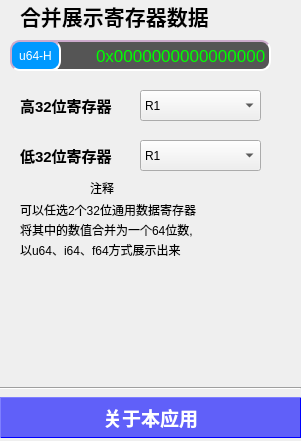
     <widget class="QWidget" name="widget_14" native="true">
      <property name="geometry">
       <rect>
        <x>560</x>
        <y>50</y>
        <width>301</width>
        <height>441</height>
       </rect>
      </property>
      <widget class="QComboBox" name="MargeLowSet_ComboBox">
       <property name="geometry">
        <rect>
         <x>140</x>
         <y>140</y>
         <width>121</width>
         <height>31</height>
        </rect>
       </property>
       <item>
        <property name="text">
         <string>R1</string>
        </property>
       </item>
       <item>
        <property name="text">
         <string>R2</string>
        </property>
       </item>
       <item>
        <property name="text">
         <string>R3</string>
        </property>
       </item>
       <item>
        <property name="text">
         <string>R4</string>
        </property>
       </item>
       <item>
        <property name="text">
         <string>R5</string>
        </property>
       </item>
       <item>
        <property name="text">
         <string>R6</string>
        </property>
       </item>
       <item>
        <property name="text">
         <string>R7</string>
        </property>
       </item>
       <item>
        <property name="text">
         <string>R8</string>
        </property>
       </item>
      </widget>
      <widget class="QLineEdit" name="DataEdit_Merge">
       <property name="geometry">
        <rect>
         <x>40</x>
         <y>40</y>
         <width>231</width>
         <height>31</height>
        </rect>
       </property>
       <property name="font">
        <font>
         <pointsize>13</pointsize>
         <weight>50</weight>
         <bold>false</bold>
        </font>
       </property>
       <property name="styleSheet">
        <string notr="true">QLineEdit{
	background-color:#555555;
	border:2px inset #ccaacc;
	border-radius:10px;
	color:rgb(0,255,0);
}</string>
       </property>
       <property name="text">
        <string>0x0000000000000000</string>
       </property>
       <property name="alignment">
        <set>Qt::AlignRight|Qt::AlignTrailing|Qt::AlignVCenter</set>
       </property>
       <property name="readOnly">
        <bool>true</bool>
       </property>
      </widget>
      <widget class="QPushButton" name="NumSysSetButton_merge">
       <property name="geometry">
        <rect>
         <x>10</x>
         <y>40</y>
         <width>51</width>
         <height>31</height>
        </rect>
       </property>
       <property name="styleSheet">
        <string notr="true">QPushButton{
	background-color:#0099ff;
	border:2px inset #ccaacc;
	border-radius:10px;
	color:rgb(255,255,255);
}

QPushButton::hover{
	background-color:#0033ff;
	border:2px inset #0077ff;
	border-radius:1px;
	color:rgb(200,200,200);
}
QPushButton::pressed{
	border:2px inset #ffffff;
	border-radius:1px;
}</string>
       </property>
       <property name="text">
        <string>u64-H</string>
       </property>
      </widget>
      <widget class="QLabel" name="label_23">
       <property name="geometry">
        <rect>
         <x>20</x>
         <y>0</y>
         <width>261</width>
         <height>31</height>
        </rect>
       </property>
       <property name="font">
        <font>
         <pointsize>16</pointsize>
         <weight>75</weight>
         <bold>true</bold>
        </font>
       </property>
       <property name="text">
        <string>合并展示寄存器数据</string>
       </property>
      </widget>
      <widget class="QComboBox" name="MargeHighSet_ComboBox">
       <property name="geometry">
        <rect>
         <x>140</x>
         <y>90</y>
         <width>121</width>
         <height>31</height>
        </rect>
       </property>
       <item>
        <property name="text">
         <string>R1</string>
        </property>
       </item>
       <item>
        <property name="text">
         <string>R2</string>
        </property>
       </item>
       <item>
        <property name="text">
         <string>R3</string>
        </property>
       </item>
       <item>
        <property name="text">
         <string>R4</string>
        </property>
       </item>
       <item>
        <property name="text">
         <string>R5</string>
        </property>
       </item>
       <item>
        <property name="text">
         <string>R6</string>
        </property>
       </item>
       <item>
        <property name="text">
         <string>R7</string>
        </property>
       </item>
       <item>
        <property name="text">
         <string>R8</string>
        </property>
       </item>
      </widget>
      <widget class="QLabel" name="label_27">
       <property name="geometry">
        <rect>
         <x>20</x>
         <y>90</y>
         <width>121</width>
         <height>31</height>
        </rect>
       </property>
       <property name="font">
        <font>
         <pointsize>11</pointsize>
         <weight>75</weight>
         <bold>true</bold>
        </font>
       </property>
       <property name="layoutDirection">
        <enum>Qt::LeftToRight</enum>
       </property>
       <property name="text">
        <string>高32位寄存器</string>
       </property>
      </widget>
      <widget class="QLabel" name="label_28">
       <property name="geometry">
        <rect>
         <x>20</x>
         <y>140</y>
         <width>121</width>
         <height>31</height>
        </rect>
       </property>
       <property name="font">
        <font>
         <pointsize>11</pointsize>
         <weight>75</weight>
         <bold>true</bold>
        </font>
       </property>
       <property name="layoutDirection">
        <enum>Qt::LeftToRight</enum>
       </property>
       <property name="text">
        <string>低32位寄存器</string>
       </property>
      </widget>
      <widget class="QLabel" name="label_29">
       <property name="geometry">
        <rect>
         <x>90</x>
         <y>180</y>
         <width>72</width>
         <height>15</height>
        </rect>
       </property>
       <property name="text">
        <string>注释</string>
       </property>
      </widget>
      <widget class="QLabel" name="label_32">
       <property name="geometry">
        <rect>
         <x>20</x>
         <y>240</y>
         <width>251</width>
         <height>20</height>
        </rect>
       </property>
       <property name="text">
        <string>以u64、i64、f64方式展示出来</string>
       </property>
      </widget>
      <widget class="QLabel" name="label_30">
       <property name="geometry">
        <rect>
         <x>20</x>
         <y>200</y>
         <width>251</width>
         <height>20</height>
        </rect>
       </property>
       <property name="text">
        <string>可以任选2个32位通用数据寄存器</string>
       </property>
      </widget>
      <widget class="QLabel" name="label_31">
       <property name="geometry">
        <rect>
         <x>20</x>
         <y>220</y>
         <width>251</width>
         <height>20</height>
        </rect>
       </property>
       <property name="text">
        <string>将其中的数值合并为一个64位数,</string>
       </property>
      </widget>
      <widget class="QPushButton" name="OpenAppInfoButton">
       <property name="geometry">
        <rect>
         <x>0</x>
         <y>397</y>
         <width>301</width>
         <height>41</height>
        </rect>
       </property>
       <property name="font">
        <font>
         <pointsize>14</pointsize>
         <weight>75</weight>
         <bold>true</bold>
        </font>
       </property>
       <property name="styleSheet">
        <string notr="true">QPushButton{
	background-color:#990000ff;
	color:#ffffff;
	border:1px outset #ff0000ff;
	border-radius:50px;
}
QPushButton::hover{
	background-color:#99000099;
	
}
QPushButton::pressed{
	color:#999999;
}</string>
       </property>
       <property name="text">
        <string>关于本应用</string>
       </property>
      </widget>
      <widget class="Line" name="line_4">
       <property name="geometry">
        <rect>
         <x>0</x>
         <y>380</y>
         <width>301</width>
         <height>16</height>
        </rect>
       </property>
       <property name="orientation">
        <enum>Qt::Horizontal</enum>
       </property>
      </widget>
     </widget>
